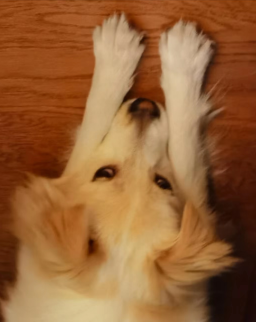
#> input picture caustic/dog_2.png, 256 x 322 px
$ python create_mesh.py
#> lines starting #> are read from the running program, lines starting #| are printed output that depends on the picture
### caustic/utilities.py
# -*- coding: utf-8 -*-
"""
Created on Mon Jul 24 21:30:16 2023

@author: MICROSOFT
"""

import math

class Point3D:
    def __init__(self, x=0, y=0, z=0, ix=0, iy=0):
        self.x = float(x)
        self.y = float(y)
        self.z = float(z)
        self.ix = int(ix)
        self.iy = int(iy)

# [4 lines left out: function dist, not called in this run]

def midpoint(p1, p2):
    return Point3D(0.5*p1.x + 0.5*p2.x, 0.5*p1.y + 0.5*p2.y, 0.5*p1.z + 0.5*p2.z, 0, 0)

def _centroid(p1, p2, p3):
    return Point3D((p1.x + p2.x + p3.x) / 3.0, (p1.y + p2.y + p3.y) / 3.0, (p1.z + p2.z + p3.z) / 3.0, 0, 0)

class Triangle:
    def __init__(self, pt1=0, pt2=0, pt3=0):
        self.pt1 = pt1
        self.pt2 = pt2
        self.pt3 = pt3

class Mesh:
    # [20 lines left out: functions __init__, triangle_area, _triangle_area, not called in this run]

### caustic/create_mesh.py
from utilities import Point3D,_centroid,Triangle,Mesh,_triangle_area
from PIL import Image
import math
import numpy as np


def squareMesh(width: int, height: int):
    nodeList = [Point3D() for _ in range(height * width)]
    nodeArray = [[Point3D() for _ in range(height)] for _ in range(width)]
    count = 0
    for y in range(height):
        for x in range(width):
            newPoint = Point3D(x, y, 0, x, y)
            nodeList[count] = newPoint
            nodeArray[x][y] = newPoint
            count += 1
    triangles = [Triangle() for _ in range((width - 1) * (height - 1) * 2)]
    count = 0
    for y in range(height-1):
        for x in range(width-1):
            # here x and y establish the column of squares we're in
            index_ul = y * width + x
            index_ur = index_ul + 1
            index_ll = (y + 1) * width + x
            index_lr = index_ll + 1
            triangles[count] = Triangle(index_ul, index_ll, index_ur)
            count += 1
            triangles[count] = Triangle(index_lr, index_ur, index_ll)
            count += 1
    return Mesh(nodeList, nodeArray, triangles, width, height)

# [483 lines left out: functions centroid, findT, saveObj, gradient, getPixelArea, relax and 8 more, not called in this run]


# [4 lines of commented-out code are left out]

if __name__ == '__main__':
    #meshy,solidMesh, img3 = main()
    img = Image.open('dog_2.png')
#> img is the input picture: PIL image 256x322 RGBA; mean R, G, B, A 149.7, 98.2, 54.8, 255
    img = img.convert('L')
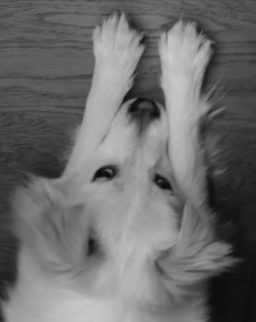
#> img: PIL image 256x322 L; min 11, max 206, mean 108.7
    img = np.array(img, dtype=np.uint8)
    img2 = np.transpose(img) * 1
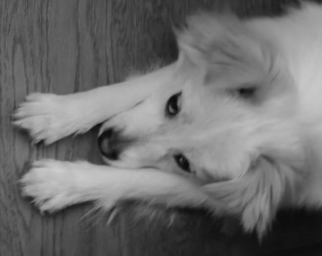
#> img2: shape (256, 322); min 11, max 206, mean 108.7
    width, height = img2.shape
#> width = 256; height = 322
    meshy = squareMesh(width + 1, height + 1)
#> (the run stopped early here; a loop or call above may not have finished)
